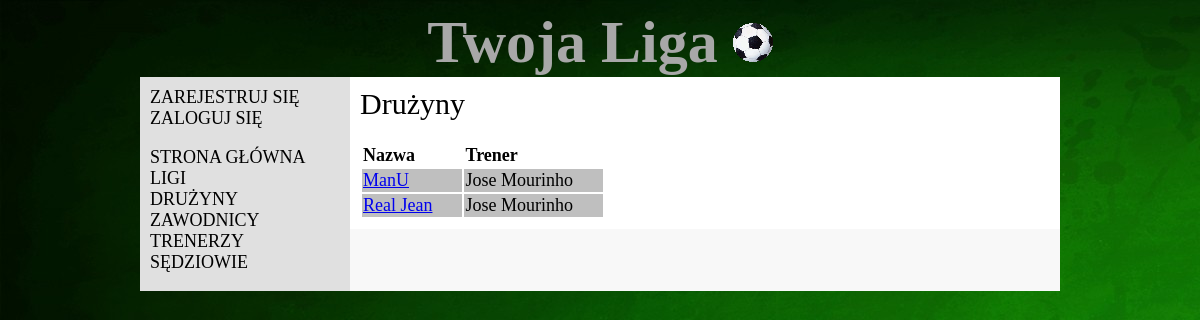
Screenshot of /teams/ with the database file from the repository.
### liga/models.py (models this page shows, shortened)
class Team(models.Model):
    name=models.CharField(max_length=50)
    available= models.BooleanField()
    coach=models.ForeignKey(Coach)

class Coach(models.Model):
    name=models.CharField(max_length=50)
    surname=models.CharField(max_length=50)

### liga/views.py (the view)
# urls.py: url(r'^teams/', views.teams, name='teams'),
def teams(request):
    teamslist = Team.objects.all().order_by('name')
    return render_to_response('teams.html', RequestContext(request, {'teamslist': teamslist}))

### liga/templates/teams.html (shortened to what this page needs)
<!DOCTYPE html>
{% extends "base.html" %}
{% block content %}
    <div class="title">Drużyny</div><br/>
    <table>
        <tr>
            <td><b>Nazwa</b></td>
            <td><b>Trener</b></td>
        </tr>
        {% for team in teamslist %}
            <tr>
                {% if team.available and request.session.verified %}
                    <td><a href="{% url 'editteam' team.id %}">{{ team.name }}</a></td>
                {% else %}
                    <td><a href="{% url 'currentteamsquad' team.id %}">{{ team.name }}</a></td>
                {% endif %}
                <td>{{ team.coach.name }} {{ team.coach.surname }}</td>
            </tr>
        {% endfor %}
    </table>
{% endblock %}

### liga/static/liga.css (style rules this page uses)
body { background-image: url("css_background2.jpg"); align-content: center; font-family: calibri ; }
td { padding-right: 30px; }
#main > table > tbody > tr >td,#main > table > tbody > tr >td>a { background-color: #bfbfbf; }
#main > table > tbody > tr:nth-child(1)>td { background-color: transparent; }
#main table { margin-top: 0px; }
.title { font-size: 30px; }

### rows the page displays
Team: name "ManU", coach.name "Jose", coach.surname "Mourinho"
Team: name "Real Jean", coach.name "Jose", coach.surname "Mourinho"
